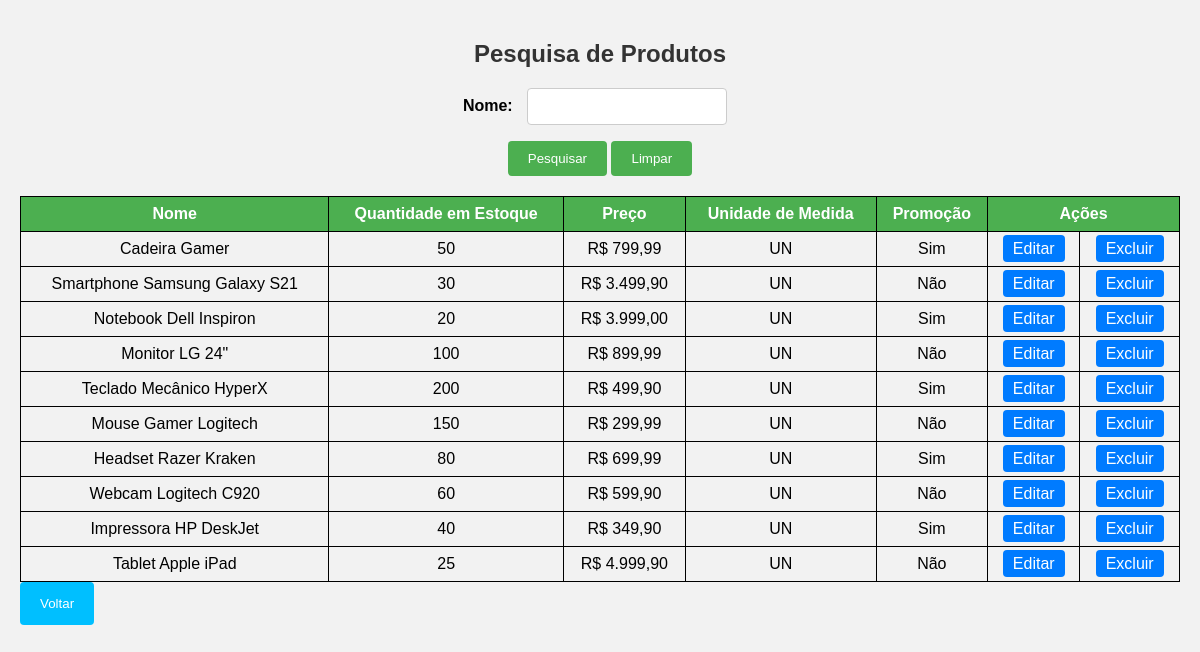
The page /consultar_produtos.php on the database its author committed.
### tables this page shows
CREATE TABLE produto(
  id INTEGER PRIMARY KEY AUTO_INCREMENT,
  nome VARCHAR(100) NOT NULL,
  qtde_estoque INTEGER NOT NULL,
  preco NUMERIC(10,2) NOT NULL,
  unidade_medida VARCHAR(5) NOT NULL,
  promocao BOOLEAN
) ENGINE INNODB;

### WEB/consultar_produtos.php (the view, shortened to what this page needs)
<!DOCTYPE html>
<html lang="pt-br">
<head>
</head>
<body>
    <h2>Pesquisa de Produtos</h2>
    <form action="<?php echo htmlspecialchars($_SERVER["PHP_SELF"]);?>" method="POST">
        <label for="nome">Nome:</label>
        <input type="text" id="nome" name="nome">
        <p>
            <input type="submit" name="enviar" value="Pesquisar">
            <input type="reset" name="limpar" value="Limpar">
        </p>
    </form>
    <div class="container">
        <table>
            <tr>
                <th>Nome</th>
                <th>Quantidade em Estoque</th>
                <th>Preço</th>
                <th>Unidade de Medida</th>
                <th>Promoção</th>
                <th colspan=2>Ações</th>
            </tr>
          <?php
            include('ConexaoBD.php');
            if ($_SERVER["REQUEST_METHOD"] == "POST") {
                if (!empty($_POST['nome'])) {
                    $search = mysqli_real_escape_string($con, $_POST['nome']);
                    $query = "SELECT * FROM produto WHERE nome LIKE '%$search%'";
                } else {
                    echo "<tr><td colspan='7'>Por favor, insira um nome para pesquisa.</td></tr>";
                    $query = "SELECT * FROM produto";
                }
            } else {
                $query = "SELECT * FROM produto";
            }
            $result = mysqli_query($con, $query);
            if (mysqli_num_rows($result) > 0) {
                while ($row = mysqli_fetch_assoc($result)) {
                    echo "<tr>";
                    echo "<td>" . $row['nome'] . "</td>";
                    echo "<td>" . $row['qtde_estoque'] . "</td>";
                    echo "<td>R$ " . number_format($row['preco'], 2, ',', '.') . "</td>";
                    echo "<td>" . $row['unidade_medida'] . "</td>";
                    echo "<td>" . (($row['promocao'] == 1) ? 'Sim' : 'Não') . "</td>";
                    echo "<td><a href='alterar_produto.php?id=" . $row['id'] . "'>Editar</a></td>";
                    echo "<td><a href='excluir_produto.php?id=" . $row['id'] . "'>Excluir</a></td>";
                    echo "</tr>";
                }
            } else {
                echo "<tr><td colspan='6'>Nenhum produto encontrado.</td></tr>";
            }
            ?>
        </table>
    </div>
    <button id="btnVoltar" onclick="window.location.href='Produtos.php'">Voltar</button>
</body>
</html>

### WEB/consultar_produtos.php (style rules this page uses)
body { font-family: Arial, sans-serif; background-color: #f2f2f2; margin: 0; padding: 20px; }
h2 { text-align: center; color: #333; }
form { text-align: center; margin-bottom: 20px; }
label { margin-right: 10px; font-weight: bold; }
input[type="text"] { padding: 10px; width: 200px; margin-right: 10px; border-radius: 4px; border: 1px solid #ccc; box-sizing: border-box; }
input[type="submit"], input[type="reset"] { padding: 10px 20px; border: none; border-radius: 4px; cursor: pointer; background-color: #4CAF50; color: white; transition: background-color 0.3s ease; }
table { width: 100%; border-collapse: collapse; margin-top: 20px; }
th, td { padding: 8px; text-align: center; border: 1px solid black; }
th { background-color: #4CAF50; color: white; }
a { text-decoration: none; color: #007bff; padding: 5px 10px; border-radius: 4px; background-color: #007bff; color: white; transition: color 0.3s ease; }
#btnVoltar { background-color: #00BFFF; color: white; padding: 14px 20px; border: none; border-radius: 4px; cursor: pointer; margin-bottom: 20px; width: auto; transition: background-color 0.3s ease; }

### rows shown on the page
produto: nome "Cadeira Gamer", qtde_estoque "50", preco "799,99", unidade_medida "UN", promocao "Sim"
produto: nome "Smartphone Samsung Galaxy S21", qtde_estoque "30", preco "3.499,90", unidade_medida "UN", promocao "Não"
produto: nome "Notebook Dell Inspiron", qtde_estoque "20", preco "3.999,00", unidade_medida "UN", promocao "Sim"
produto: nome "Monitor LG 24\"", qtde_estoque "100", preco "899,99", unidade_medida "UN", promocao "Não"
produto: nome "Teclado Mecânico HyperX", qtde_estoque "200", preco "499,90", unidade_medida "UN", promocao "Sim"
produto: nome "Mouse Gamer Logitech", qtde_estoque "150", preco "299,99", unidade_medida "UN", promocao "Não"
produto: nome "Headset Razer Kraken", qtde_estoque "80", preco "699,99", unidade_medida "UN", promocao "Sim"
produto: nome "Webcam Logitech C920", qtde_estoque "60", preco "599,90", unidade_medida "UN", promocao "Não"
produto: nome "Impressora HP DeskJet", qtde_estoque "40", preco "349,90", unidade_medida "UN", promocao "Sim"
produto: nome "Tablet Apple iPad", qtde_estoque "25", preco "4.999,90", unidade_medida "UN", promocao "Não"
